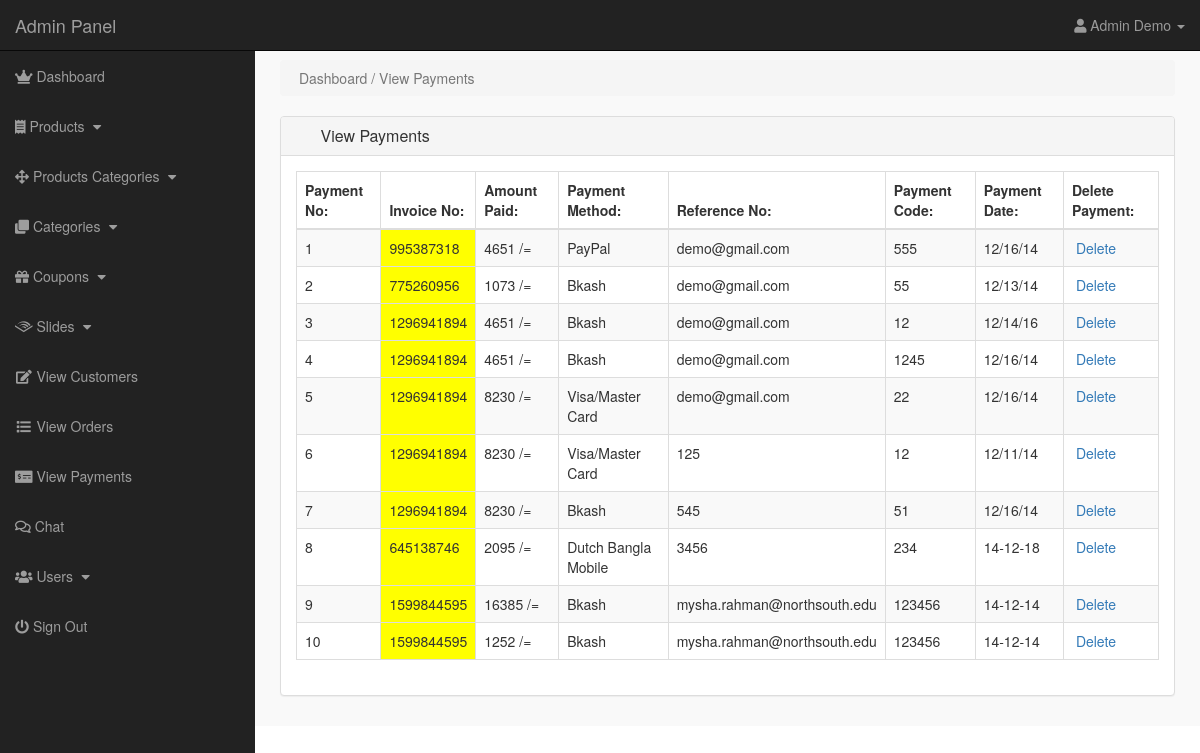
The app's page /admin/index.php?view_payments (signed in), older data.
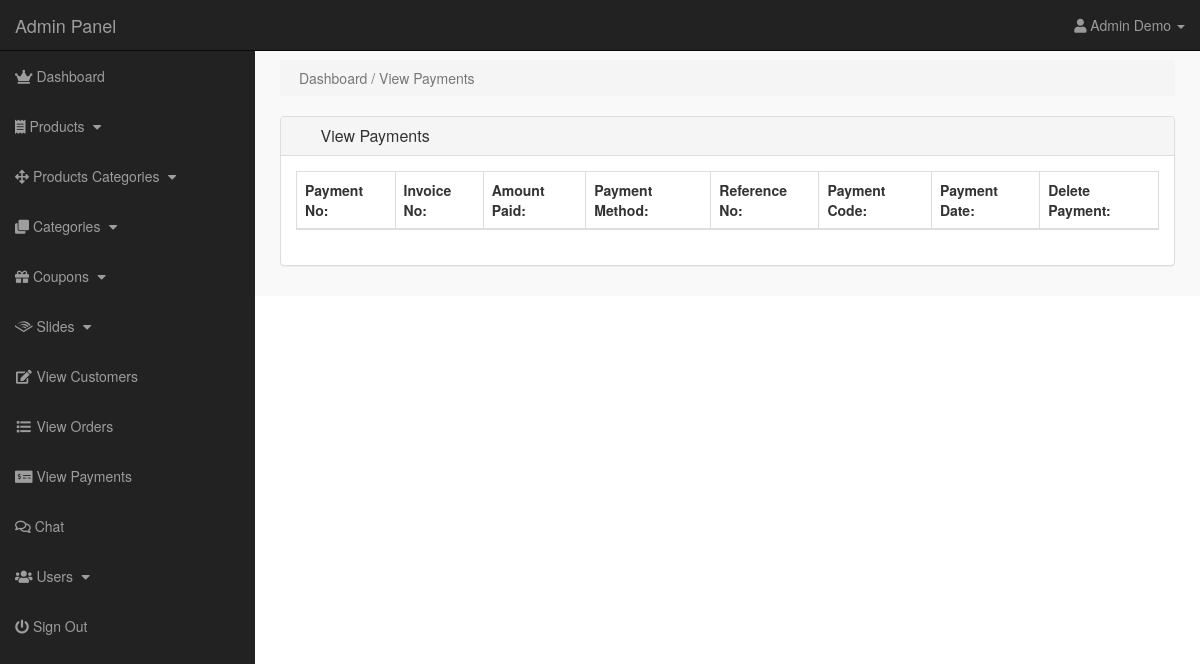
The same page, newer data.
### tables this page shows
CREATE TABLE `payments` (
  `payment_id` int(11) NOT NULL,
  `invoice_no` int(11) NOT NULL,
  `amount` int(11) NOT NULL,
  `payment_mode` text NOT NULL,
  `ref_no` text NOT NULL,
  `code` int(11) NOT NULL,
  `payment_date` text NOT NULL
);

### admin/view_payments.php (the view)
<?php
if(!isset($_SESSION['admin_email'])){
echo "<script>window.open('login.php','_self')</script>";
}
else {
?>
    <div class="row">
        <div class="col-lg-12">
            <ol class="breadcrumb">
                <li class="active">
                    <i class="fa fa-dashboard"></i> Dashboard / View Payments
                </li>
            </ol>
        </div>
    </div>
    <div class="row">
        <div class="col-lg-12">
            <div class="panel panel-default">
                <div class="panel-heading">
                    <h3 class="panel-title">
                        <i class="fa fa-money fa-fw"> </i> View Payments
                    </h3>
                </div>
                <div class="panel-body">
                    <div class="table-responsive">
                        <table class="table table-hover table-bordered table-striped">
                            <thead>
                                <tr>
                                    <th>Payment No:</th>
                                    <th>Invoice No:</th>
                                    <th>Amount Paid:</th>
                                    <th>Payment Method:</th>
                                    <th>Reference No:</th>
                                    <th>Payment Code:</th>
                                    <th>Payment Date:</th>
                                    <th>Delete Payment:</th>
                                </tr>
                            </thead>
                            <tbody>
                                <?php
$i = 0;
$get_payments = "select * from payments";
$run_payments = mysqli_query($con,$get_payments);
while($row_payments = mysqli_fetch_array($run_payments)){
$payment_id = $row_payments['payment_id'];
$invoice_no = $row_payments['invoice_no'];
$amount = $row_payments['amount'];
$payment_mode = $row_payments['payment_mode'];
$ref_no = $row_payments['ref_no'];
$code = $row_payments['code'];
$payment_date = $row_payments['payment_date'];
$i++;
?>
                                    <tr>
                                        <td>
                                            <?php echo $i; ?>
                                        </td>
                                        <td bgcolor="yellow">
                                            <?php echo $invoice_no; ?>
                                        </td>
                                        <td>
                                            <?php echo $amount; ?> /=
                                        </td>
                                        <td>
                                            <?php echo $payment_mode; ?>
                                        </td>
                                        <td>
                                            <?php echo $ref_no; ?>
                                        </td>
                                        <td>
                                            <?php echo $code; ?>
                                        </td>
                                        <td>
                                            <?php echo $payment_date; ?>
                                        </td>
                                        <td>
                                            <a href="index.php?payment_delete=<?php echo $payment_id; ?>">
<i class="fa fa-trash-o" ></i> Delete
</a>
                                        </td>
                                    </tr>
                                    <?php } ?>
                            </tbody>
                        </table>
                    </div>
                </div>
            </div>
        </div>
    </div>
    <?php } ?>

### admin/index.php (shortened to what this page needs)
<?php
include("../includes/connection.php");
if(!isset($_SESSION['admin_email'])){
    echo "<script>window.open('login.php', '_self')</script>";
}
else{
?>
    <?php
$admin_session = $_SESSION['admin_email'];
$get_admin = "select * from admins  where admin_email='$admin_session'";
$run_admin = mysqli_query($con,$get_admin);
$row_admin = mysqli_fetch_array($run_admin);
$admin_name = $row_admin['admin_name'];
?>
        <!DOCTYPE html>
        <html lang="en">
        <head>
            <link rel="stylesheet" type="text/css" href="../styles/bootstrap.min.css">
            <link rel="stylesheet" href="../font-awesome/css/fontawesome-all.min.css">
            <link rel="stylesheet" type="text/css" href="../styles/admin-style.css">
        </head>
        <body>
            <div id="wrapper">
                <?php
        include("includes/sidebar.php");
        ?>
                    <div id="page-wrapper">
                        <div class="container-fluid">
                            <?php
    if(isset($_GET['view_payments'])){
    include("view_payments.php");
    }
                    ?>
                        </div>
                    </div>
            </div>
        </body>
        </html>
        <?php } ?>

### admin/includes/sidebar.php (shortened to what this page needs)
<?php
if(!isset($_SESSION['admin_email'])){
    echo "<script>window.open('login.php', '_self')</script>";
}
else{
?>
    <nav class="navbar navbar-inverse navbar-fixed-top">
        <div class="navbar-header">
            <a href="index.php?dashboard" class="navbar-brand">Admin Panel</a>
        </div>
        <ul class="nav navbar-right top-nav">
            <li class="dropbox">
                <a href="#" class="dropdown-toggle" data-toggle="dropdown">
               <i class="fa fa-user"></i>
               <?php echo $admin_name; ?> <b class="caret"></b>
        </a>
        </li>
        </ul>
        <div class="collapse navbar-collapse navbar-ex1-collapse">
            <ul class="nav navbar-nav side-nav">
                <li>
                    <a href="index.php?dashboard">
<i class="fas fa-crown"></i> Dashboard
</a>
                </li>
                <li>
                    <a href="#" data-toggle="collapse" data-target="#products">
<i class="fas fa-receipt"></i> Products
<i class="fa fa-fw fa-caret-down"></i>
</a>
                </li>
                <li>
                    <a href="#" data-toggle="collapse" data-target="#p_cat">
<i class="fas fa-arrows-alt"></i> Products Categories
<i class="fa fa-fw fa-caret-down"></i>
</a>
                </li>
                <li>
                    <a href="#" data-toggle="collapse" data-target="#cat">
<i class="fas fa-clone"></i> Categories
<i class="fa fa-fw fa-caret-down"></i>
</a>
                </li>
                <li>
                    <a href="#" data-toggle="collapse" data-target="#coupons">
                        <i class="fas fa-gift"></i> Coupons
                        <i class="fa fa-fw fa-caret-down"></i>
                    </a>
                </li>
                <li>
                    <a href="#" data-toggle="collapse" data-target="#slides">
<i class="fab fa-audible"></i> Slides
<i class="fa fa-fw fa-caret-down"></i>
</a>
                </li>
                <li>
                    <a href="index.php?view_customers"><i class="fa fa-fw fa-edit"></i> View Customers</a>
                </li>
                <li>
                    <a href="index.php?view_orders"><i class="fa fa-fw fa-list"></i> View Orders</a>
                </li>
                <li>
                    <a href="index.php?view_payments"><i class="fas fa-money-check-alt"></i> View Payments</a>
                </li>
                <li>
                    <a href="index.php?chat"><i class="far fa-comments"></i> Chat</a>
                </li>
                <li>
                    <a href="#" data-toggle="collapse" data-target="#users">
                    <i class="fas fa-users"></i> Users
<i class="fa fa-fw fa-caret-down"></i>
</a>
                </li>
                <li>
                    <a href="logout.php"><i class="fas fa-power-off"></i> Sign Out</a>
                </li>
            </ul>
        </div>
    </nav>
    <?php } ?>

### styles/admin-style.css (style rules this page uses)
body { margin-top: 100px; }
@media (min-width: 768px) { body { margin-top: 50px; } }
#wrapper { padding-left: 0; }
#page-wrapper { width: 100%; padding: 0; background-color: #F9F9F9; }
@media (min-width: 768px) { #wrapper { padding-left: 255px; } }
@media (min-width: 768px) { #page-wrapper { padding: 10px; } }
.top-nav { padding: 0 15px; }
.top-nav > li { display: inline-block; float: left; }
.top-nav > li > a { padding-top: 15px; padding-bottom: 15px; line-height: 20px; color: #999; }
@media (min-width: 768px) { .side-nav { position: fixed; top: 51px; width: 255px; border-radius: 0; overflow-y: auto; background-color: #222; bottom: 0; overflow-x: hidden; padding-bottom: 40px; } }
@media (min-width: 768px) { .side-nav > li > a { width: 255px; } }
.panel-body { border-radius: 5px; }
a, li, ul, option, select, data-toggle, dropbox { -moz-transition: all 0.3s; -o-transition: all 0.3s; -webkit-transition: all 0.3s; }

Row changes from the older to the newer data that the page shows:
removed payments: invoice_no "995387318", amount "4651", payment_mode "PayPal", ref_no "demo@gmail.com", code "555", payment_date "12/16/14"
removed payments: invoice_no "775260956", amount "1073", payment_mode "Bkash", ref_no "demo@gmail.com", code "55", payment_date "12/13/14"
removed payments: invoice_no "1296941894", amount "4651", payment_mode "Bkash", ref_no "demo@gmail.com", code "12", payment_date "12/14/16"
removed payments: invoice_no "1296941894", amount "4651", payment_mode "Bkash", ref_no "demo@gmail.com", code "1245", payment_date "12/16/14"
removed payments: invoice_no "1296941894", amount "8230", payment_mode "Visa/Master Card", ref_no "demo@gmail.com", code "22", payment_date "12/16/14"
removed payments: invoice_no "1296941894", amount "8230", payment_mode "Visa/Master Card", ref_no "125", code "12", payment_date "12/11/14"
removed payments: invoice_no "1296941894", amount "8230", payment_mode "Bkash", ref_no "545", code "51", payment_date "12/16/14"
removed payments: invoice_no "645138746", amount "2095", payment_mode "Dutch Bangla Mobile", ref_no "3456", code "234", payment_date "14-12-18"
removed payments: invoice_no "1599844595", amount "16385", payment_mode "Bkash", ref_no "mysha.rahman@northsouth.edu", code "123456", payment_date "14-12-14"
removed payments: invoice_no "1599844595", amount "1252", payment_mode "Bkash", ref_no "mysha.rahman@northsouth.edu", code "123456", payment_date "14-12-14"
